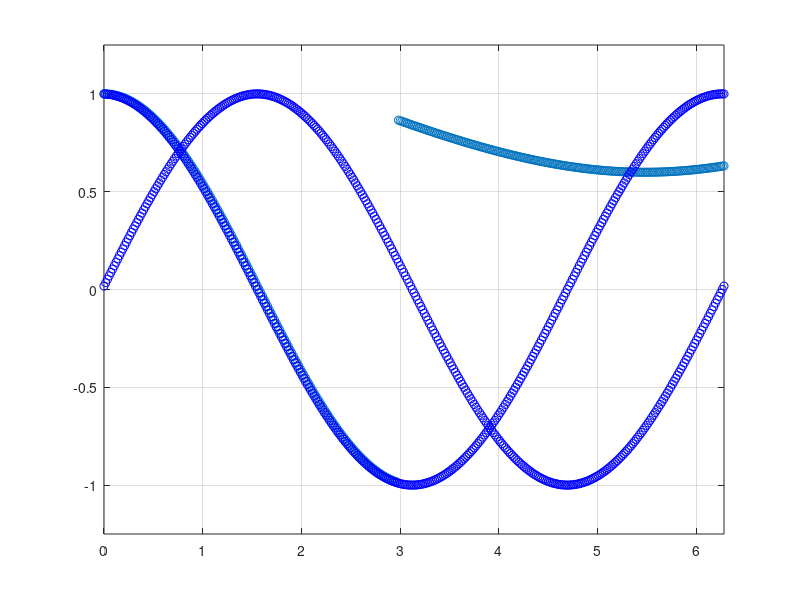

This chart was generated by the following MATLAB code:
% Intitiate Workspace
clear
clc
clf        % Deleted from any current figure all graphics objects not hidden
%
% ----- START OF PROGRAM -----
% Define Base Funtions, Domain, and Range
x = (0: pi/180: 2*pi);
y = 0*x;           % This is our first function to be plotted: a horizontal
                   % line at y = 0. It is plotted below (with the same
                   % command used to create the plot handle
                   % "Handle_Parabola")
%
% Define Plot Handle (by which to refer and manage plot properties later)
Handle_FourPlots = plot(x,y,'o');        % Create plot and assign handle
grid on
hold on
%
% Set Up Animation...
%
% ...Define the axes...
     axis([0,2*pi ,-1.25,1.25]);        % Define axes
%
% ...Use WHILE loop to create second and third functions for plotting
     k = 0;
     count1 = 0;
%
% ...Create iterative loop for successive parabola definitions
     while k<2*pi                               % Initiate loop counter k
        k = k+pi/180;                       % Incrementation loop counter k
        count1 = count1+1;
%    ...Creating second function for plot operation
%       (Each new value for y per each x will replace the value for y
%       created from the previous function for that same x, so long as
%       k < 320)
        y(count1) = sin(x(count1));                         % Function #2: Define parabolic
                                               % function coordinated with
                                               % each new loop counter k
                                               % value
        set(Handle_FourPlots, 'XData', x, 'YData', y)    % Re-assign x and y
                                                        % values of the
                                                        % "Handle_Parabola"
                                                        % plot
%   ...Creating third function for plot operation
%      (Again, each new value for y per each x will replace the value for 
%      y created from the previous function for that same x starting at
%      k = 101)
        drawnow                   % Re-draw of graph with the appropriate y
                                  % value (depending on what k was used).
                                  % The drawnow command plots each new
                                  % (x,y) coordinate as it is created
        y(count1) = cos(x(count1));        % Function #2: Define parabolic
                                               % function coordinated with
                                               % each new loop counter k
                                               % value
        set(Handle_FourPlots, 'XData', x, 'YData', y)    % Re-assign x and y
                                                        % values of the
                                                        % "Handle_Parabola"
                                                        % plot
%   ...Creating third function for plot operation
%      (Again, each new value for y per each x will replace the value for 
%      y created from the previous function for that same x starting at
%      k = 101)
        drawnow                   % Re-draw of graph with the appropriate y
                                  % value (depending on what k was used).
                                  % The drawnow command plots each new
                                  % (x,y) coordinate as it is created
        if k>3
            y(count1) = (1/4)*sqrt((k-6)^2 + k);        % Function #2: Define parabolic
                                               % function coordinated with
                                               % each new loop counter k
                                               % value
            set(Handle_FourPlots, 'XData', x, 'YData', y)    % Re-assign x and y
                                                        % values of the
                                                        % "Handle_Parabola"
                                                        % plot
%   ...Creating third function for plot operation
%      (Again, each new value for y per each x will replace the value for 
%      y created from the previous function for that same x starting at
%      k = 101)
            drawnow                   % Re-draw of graph with the appropriate y
                                  % value (depending on what k was used).
                                  % The drawnow command plots each new
                                  % (x,y) coordinate as it is created
        end
        plot(x(count1), sin(k), 'ob', x(count1), cos(k), 'ob')

     end            % End of WHILE loop